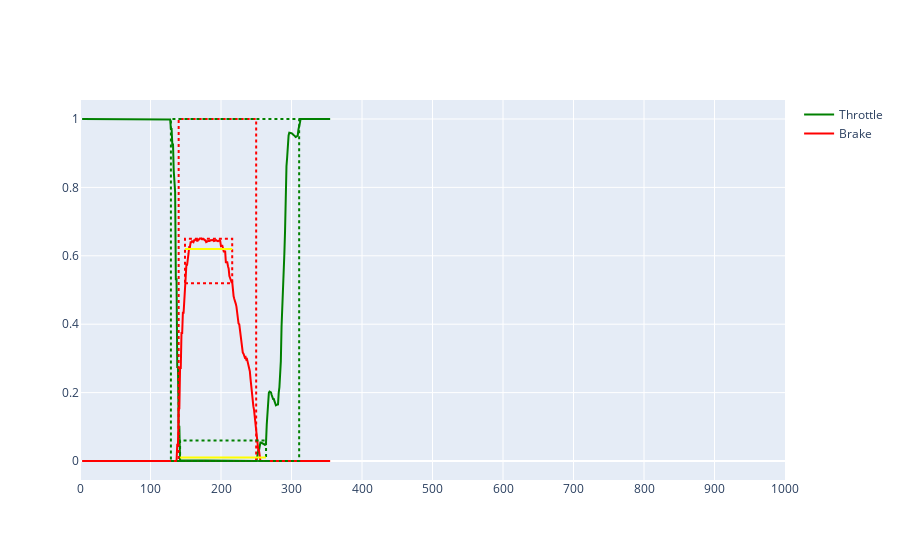
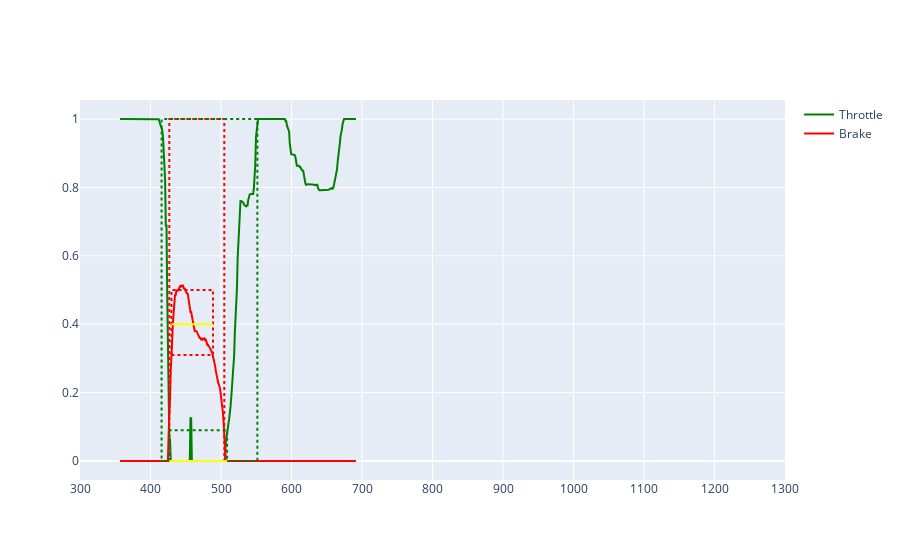
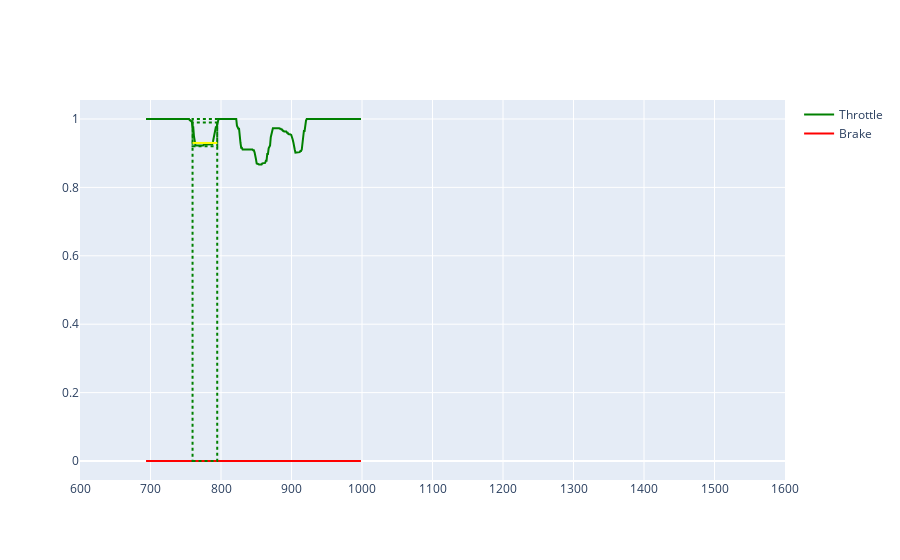
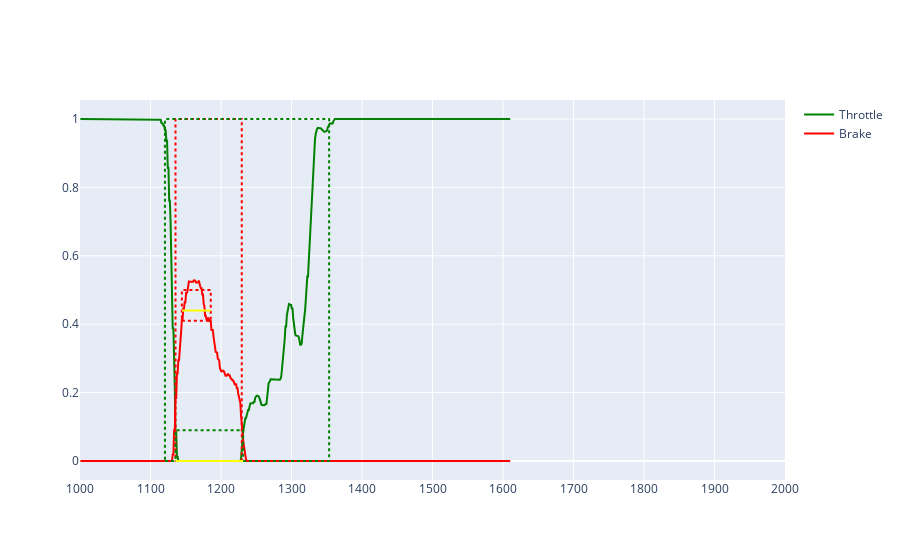

The notebook cell saved with these charts, in order:
### Code cell
segments, used_laps = fast_lap_analyzer.extract_segments(sector_start_end, data_frames, laps_with_telemetry, df_max)
track_length = df_max["DistanceRoundTrack"].max()
for i in range(len(segments)):
    segment = segments[i]
    # display(segment.start, segment.end, segment.turn)
    # display(segment.telemetry)
    # df = telemetry_for_fig(segment)
    df = segment.telemetry
    fig = lap_fig(df, columns=["Throttle", "Brake"])
    brake_features = segment.brake_features()
    if brake_features:
        # brake_features = features_for_fig(segment, track_length, brake_features)
        fig_add_features(fig, brake_features)
    throttle_features = segment.throttle_features()
    if throttle_features:
        # throttle_features = features_for_fig(segment, track_length, throttle_features)
        fig_add_features(fig, throttle_features, color="green")
    display(f"time: {segment.time} {segment.track_length}")
    fig.show()

### Figure 1 — Plotly figure (JSON) as saved in the notebook; plotly's stock layout.template omitted (floating-point values rounded to 4 significant figures; data arrays with more than 128 entries replaced by an {"elided": "..."} marker saying what was removed)
{"data": [{"line": {"color": "green"}, "marker": {"size": 1}, "name": "Throttle", "showlegend": true, "type": "scatter", "x": {"elided": "353 float values"}, "y": {"elided": "353 float values"}}, {"line": {"color": "red"}, "marker": {"size": 1}, "name": "Brake", "showlegend": true, "type": "scatter", "x": {"elided": "353 float values"}, "y": {"elided": "353 float values"}}], "layout": {"shapes": [{"line": {"color": "red", "dash": "dot", "width": 2}, "type": "rect", "x0": 139.9, "x1": 249.9, "xref": "x", "y0": 0, "y1": 1, "yref": "y"}, {"line": {"color": "red", "dash": "dot", "width": 2}, "type": "rect", "x0": 148.9, "x1": 215.9, "xref": "x", "y0": 0.52, "y1": 0.65, "yref": "y"}, {"line": {"color": "yellow", "width": 2}, "type": "line", "x0": 148.9, "x1": 215.9, "xref": "x", "y0": 0.62, "y1": 0.62, "yref": "y"}, {"line": {"color": "green", "dash": "dot", "width": 2}, "type": "rect", "x0": 128.9, "x1": 310.9, "xref": "x", "y0": 0, "y1": 1, "yref": "y"}, {"line": {"color": "green", "dash": "dot", "width": 2}, "type": "rect", "x0": 141.9, "x1": 263.9, "xref": "x", "y0": 0, "y1": 0.06, "yref": "y"}, {"line": {"color": "yellow", "width": 2}, "type": "line", "x0": 141.9, "x1": 263.9, "xref": "x", "y0": 0.01, "y1": 0.01, "yref": "y"}], "xaxis": {"dtick": 100, "range": [0, 1000]}}}

### Figure 2 — Plotly figure (JSON) as saved in the notebook; plotly's stock layout.template omitted (floating-point values rounded to 4 significant figures; data arrays with more than 128 entries replaced by an {"elided": "..."} marker saying what was removed)
{"data": [{"line": {"color": "green"}, "marker": {"size": 1}, "name": "Throttle", "showlegend": true, "type": "scatter", "x": {"elided": "336 float values"}, "y": {"elided": "336 float values"}}, {"line": {"color": "red"}, "marker": {"size": 1}, "name": "Brake", "showlegend": true, "type": "scatter", "x": {"elided": "336 float values"}, "y": {"elided": "336 float values"}}], "layout": {"shapes": [{"line": {"color": "red", "dash": "dot", "width": 2}, "type": "rect", "x0": 426.7, "x1": 504.7, "xref": "x", "y0": 0, "y1": 1, "yref": "y"}, {"line": {"color": "red", "dash": "dot", "width": 2}, "type": "rect", "x0": 429.7, "x1": 488.7, "xref": "x", "y0": 0.31, "y1": 0.5, "yref": "y"}, {"line": {"color": "yellow", "width": 2}, "type": "line", "x0": 429.7, "x1": 488.7, "xref": "x", "y0": 0.4, "y1": 0.4, "yref": "y"}, {"line": {"color": "green", "dash": "dot", "width": 2}, "type": "rect", "x0": 415.7, "x1": 551.6, "xref": "x", "y0": 0, "y1": 1, "yref": "y"}, {"line": {"color": "green", "dash": "dot", "width": 2}, "type": "rect", "x0": 426.7, "x1": 508.6, "xref": "x", "y0": 0, "y1": 0.09, "yref": "y"}, {"line": {"color": "yellow", "width": 2}, "type": "line", "x0": 426.7, "x1": 508.6, "xref": "x", "y0": 0, "y1": 0, "yref": "y"}], "xaxis": {"dtick": 100, "range": [300, 1300]}}}

### Figure 3 — Plotly figure (JSON) as saved in the notebook; plotly's stock layout.template omitted (floating-point values rounded to 4 significant figures; data arrays with more than 128 entries replaced by an {"elided": "..."} marker saying what was removed)
{"data": [{"line": {"color": "green"}, "marker": {"size": 1}, "name": "Throttle", "showlegend": true, "type": "scatter", "x": {"elided": "306 float values"}, "y": {"elided": "306 float values"}}, {"line": {"color": "red"}, "marker": {"size": 1}, "name": "Brake", "showlegend": true, "type": "scatter", "x": {"elided": "306 float values"}, "y": {"elided": "306 int values"}}], "layout": {"shapes": [{"line": {"color": "green", "dash": "dot", "width": 2}, "type": "rect", "x0": 759.6, "x1": 794.6, "xref": "x", "y0": 0, "y1": 1, "yref": "y"}, {"line": {"color": "green", "dash": "dot", "width": 2}, "type": "rect", "x0": 759.6, "x1": 794.6, "xref": "x", "y0": 0.92, "y1": 0.99, "yref": "y"}, {"line": {"color": "yellow", "width": 2}, "type": "line", "x0": 759.6, "x1": 794.6, "xref": "x", "y0": 0.93, "y1": 0.93, "yref": "y"}], "xaxis": {"dtick": 100, "range": [600, 1600]}}}

### Figure 4 — Plotly figure (JSON) as saved in the notebook; plotly's stock layout.template omitted (floating-point values rounded to 4 significant figures; data arrays with more than 128 entries replaced by an {"elided": "..."} marker saying what was removed)
{"data": [{"line": {"color": "green"}, "marker": {"size": 1}, "name": "Throttle", "showlegend": true, "type": "scatter", "x": {"elided": "611 float values"}, "y": {"elided": "611 float values"}}, {"line": {"color": "red"}, "marker": {"size": 1}, "name": "Brake", "showlegend": true, "type": "scatter", "x": {"elided": "611 float values"}, "y": {"elided": "611 float values"}}], "layout": {"shapes": [{"line": {"color": "red", "dash": "dot", "width": 2}, "type": "rect", "x0": 1135.0, "x1": 1229.0, "xref": "x", "y0": 0, "y1": 1, "yref": "y"}, {"line": {"color": "red", "dash": "dot", "width": 2}, "type": "rect", "x0": 1144.0, "x1": 1185.0, "xref": "x", "y0": 0.41, "y1": 0.5, "yref": "y"}, {"line": {"color": "yellow", "width": 2}, "type": "line", "x0": 1144.0, "x1": 1185.0, "xref": "x", "y0": 0.44, "y1": 0.44, "yref": "y"}, {"line": {"color": "green", "dash": "dot", "width": 2}, "type": "rect", "x0": 1120.0, "x1": 1353.0, "xref": "x", "y0": 0, "y1": 1, "yref": "y"}, {"line": {"color": "green", "dash": "dot", "width": 2}, "type": "rect", "x0": 1135.0, "x1": 1231.0, "xref": "x", "y0": 0, "y1": 0.09, "yref": "y"}, {"line": {"color": "yellow", "width": 2}, "type": "line", "x0": 1135.0, "x1": 1231.0, "xref": "x", "y0": 0, "y1": 0, "yref": "y"}], "xaxis": {"dtick": 100, "range": [1000, 2000]}}}
